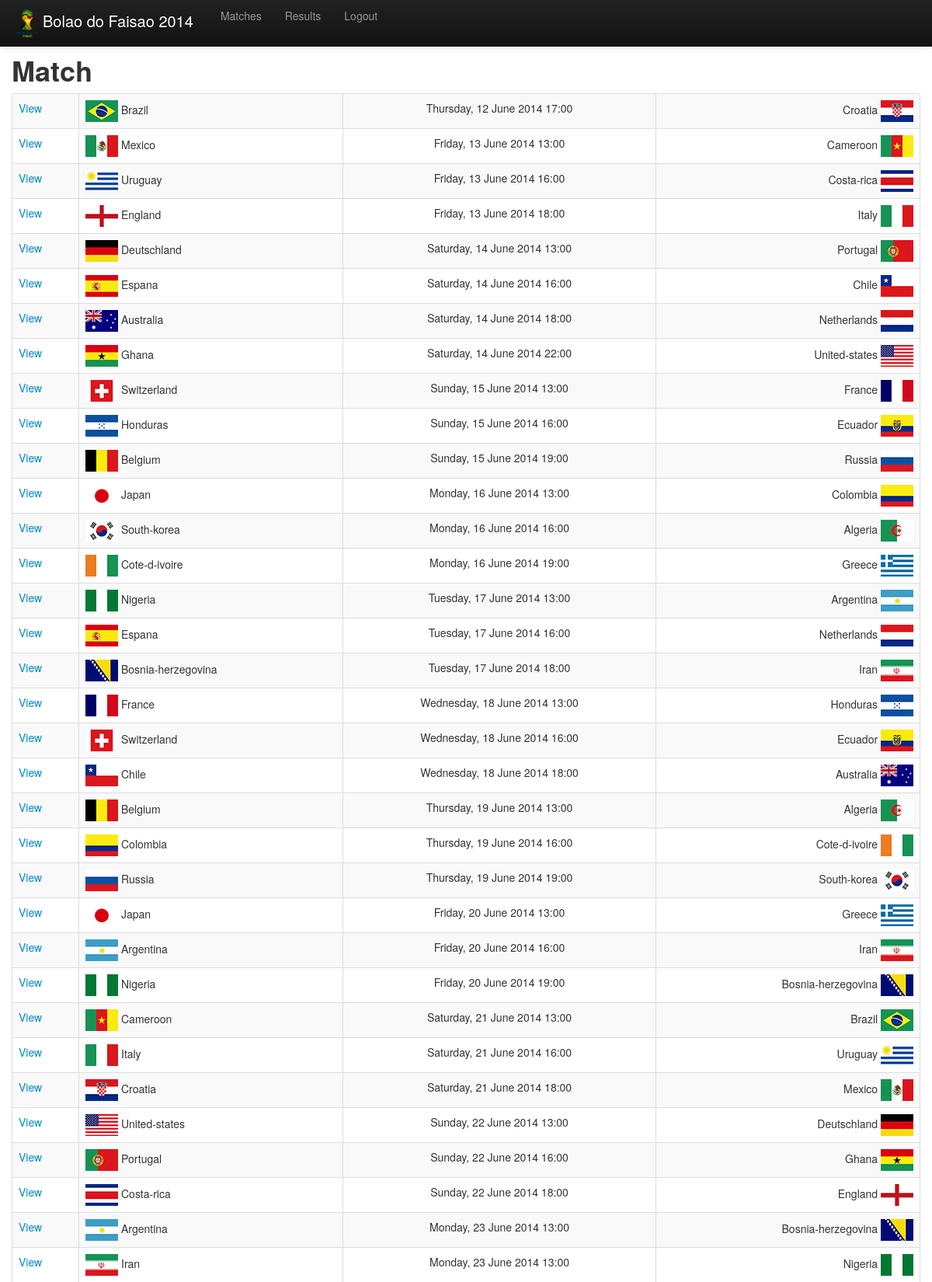
The page /bolao/match/ (signed in, upper part) on the database its author committed.
### worldcup2014/models.py (models this page shows, shortened)
class Match(models.Model):
    teamA = models.ForeignKey(Team, related_name='teamA', blank=False)
    teamB = models.ForeignKey(Team, related_name='teamB', blank=False)
    matchtime = models.DateTimeField('Date')
    winner = models.CharField(max_length=200, blank=True)
    score = models.CharField(max_length=200, blank=True)

class Team(models.Model):
    name = models.CharField(max_length=200, unique=True)
    def __unicode__(self):
        return self.name

### worldcup2014/views.py (the view)
@login_required
def match_index(request):
    match_list = Match.objects.all().order_by('matchtime')
    context = {'match_list': match_list}
    return render(request, 'match_index.html', context)

### worldcup2014/templates/match_index.html
{% extends 'base.html' %}
{% block content %}
<h1>Match</h1>
{% if match_list %}
	<table id="metric-table" class="table table-striped table-bordered">
		{% for match in match_list %}
           	<tr>
				<td><a href="{% url 'match_detail' match.id %}">View</a></td>
				<td><img src="/static/img/flags/{{ match.teamA }}.png"> {{ match.teamA | capfirst}} </td>
				<td class="toCenter">{{ match.matchtime|date:"l, d F Y  H:i" }}</td>
				<td class="toRight">{{ match.teamB | capfirst}} <img src="/static/img/flags/{{ match.teamB }}.png"> </td>
			</tr>
		{% endfor %}
	</table>
{% else %}
    <p>No matches are available.</p>
{% endif %}
{% endblock %}

### worldcup2014/static/css/base.css (style rules this page uses)
body { margin: 0; padding-top: 60px; font-size: 12px; font-family: "Lucida Grande","DejaVu Sans","Bitstream Vera Sans",Verdana,Arial,sans-serif; color: #333; background: #fff; }
.table-bordered td.toRight { text-align: right; }
.table-bordered td.toCenter { text-align: center; }

### rows shown on the page
Match: teamA (picture), teamA "Brazil", matchtime "Thursday, 12 June 2014 17:00", teamB "Croatia", teamB (picture)
Match: teamA (picture), teamA "Mexico", matchtime "Friday, 13 June 2014 13:00", teamB "Cameroon", teamB (picture)
Match: teamA (picture), teamA "Uruguay", matchtime "Friday, 13 June 2014 16:00", teamB "Costa-rica", teamB (picture)
Match: teamA (picture), teamA "England", matchtime "Friday, 13 June 2014 18:00", teamB "Italy", teamB (picture)
Match: teamA (picture), teamA "Deutschland", matchtime "Saturday, 14 June 2014 13:00", teamB "Portugal", teamB (picture)
Match: teamA (picture), teamA "Espana", matchtime "Saturday, 14 June 2014 16:00", teamB "Chile", teamB (picture)
Match: teamA (picture), teamA "Australia", matchtime "Saturday, 14 June 2014 18:00", teamB "Netherlands", teamB (picture)
Match: teamA (picture), teamA "Ghana", matchtime "Saturday, 14 June 2014 22:00", teamB "United-states", teamB (picture)
Match: teamA (picture), teamA "Switzerland", matchtime "Sunday, 15 June 2014 13:00", teamB "France", teamB (picture)
Match: teamA (picture), teamA "Honduras", matchtime "Sunday, 15 June 2014 16:00", teamB "Ecuador", teamB (picture)
Match: teamA (picture), teamA "Belgium", matchtime "Sunday, 15 June 2014 19:00", teamB "Russia", teamB (picture)
Match: teamA (picture), teamA "Japan", matchtime "Monday, 16 June 2014 13:00", teamB "Colombia", teamB (picture)
Match: teamA (picture), teamA "South-korea", matchtime "Monday, 16 June 2014 16:00", teamB "Algeria", teamB (picture)
Match: teamA (picture), teamA "Cote-d-ivoire", matchtime "Monday, 16 June 2014 19:00", teamB "Greece", teamB (picture)
Match: teamA (picture), teamA "Nigeria", matchtime "Tuesday, 17 June 2014 13:00", teamB "Argentina", teamB (picture)
Match: teamA (picture), teamA "Espana", matchtime "Tuesday, 17 June 2014 16:00", teamB "Netherlands", teamB (picture)
Match: teamA (picture), teamA "Bosnia-herzegovina", matchtime "Tuesday, 17 June 2014 18:00", teamB "Iran", teamB (picture)
Match: teamA (picture), teamA "France", matchtime "Wednesday, 18 June 2014 13:00", teamB "Honduras", teamB (picture)
Match: teamA (picture), teamA "Switzerland", matchtime "Wednesday, 18 June 2014 16:00", teamB "Ecuador", teamB (picture)
Match: teamA (picture), teamA "Chile", matchtime "Wednesday, 18 June 2014 18:00", teamB "Australia", teamB (picture)
Match: teamA (picture), teamA "Belgium", matchtime "Thursday, 19 June 2014 13:00", teamB "Algeria", teamB (picture)
Match: teamA (picture), teamA "Colombia", matchtime "Thursday, 19 June 2014 16:00", teamB "Cote-d-ivoire", teamB (picture)
Match: teamA (picture), teamA "Russia", matchtime "Thursday, 19 June 2014 19:00", teamB "South-korea", teamB (picture)
Match: teamA (picture), teamA "Japan", matchtime "Friday, 20 June 2014 13:00", teamB "Greece", teamB (picture)
Match: teamA (picture), teamA "Argentina", matchtime "Friday, 20 June 2014 16:00", teamB "Iran", teamB (picture)
Match: teamA (picture), teamA "Nigeria", matchtime "Friday, 20 June 2014 19:00", teamB "Bosnia-herzegovina", teamB (picture)
Match: teamA (picture), teamA "Cameroon", matchtime "Saturday, 21 June 2014 13:00", teamB "Brazil", teamB (picture)
Match: teamA (picture), teamA "Italy", matchtime "Saturday, 21 June 2014 16:00", teamB "Uruguay", teamB (picture)
Match: teamA (picture), teamA "Croatia", matchtime "Saturday, 21 June 2014 18:00", teamB "Mexico", teamB (picture)
Match: teamA (picture), teamA "United-states", matchtime "Sunday, 22 June 2014 13:00", teamB "Deutschland", teamB (picture)
Match: teamA (picture), teamA "Portugal", matchtime "Sunday, 22 June 2014 16:00", teamB "Ghana", teamB (picture)
Match: teamA (picture), teamA "Costa-rica", matchtime "Sunday, 22 June 2014 18:00", teamB "England", teamB (picture)
Match: teamA (picture), teamA "Argentina", matchtime "Monday, 23 June 2014 13:00", teamB "Bosnia-herzegovina", teamB (picture)
Match: teamA (picture), teamA "Iran", matchtime "Monday, 23 June 2014 13:00", teamB "Nigeria", teamB (picture)
